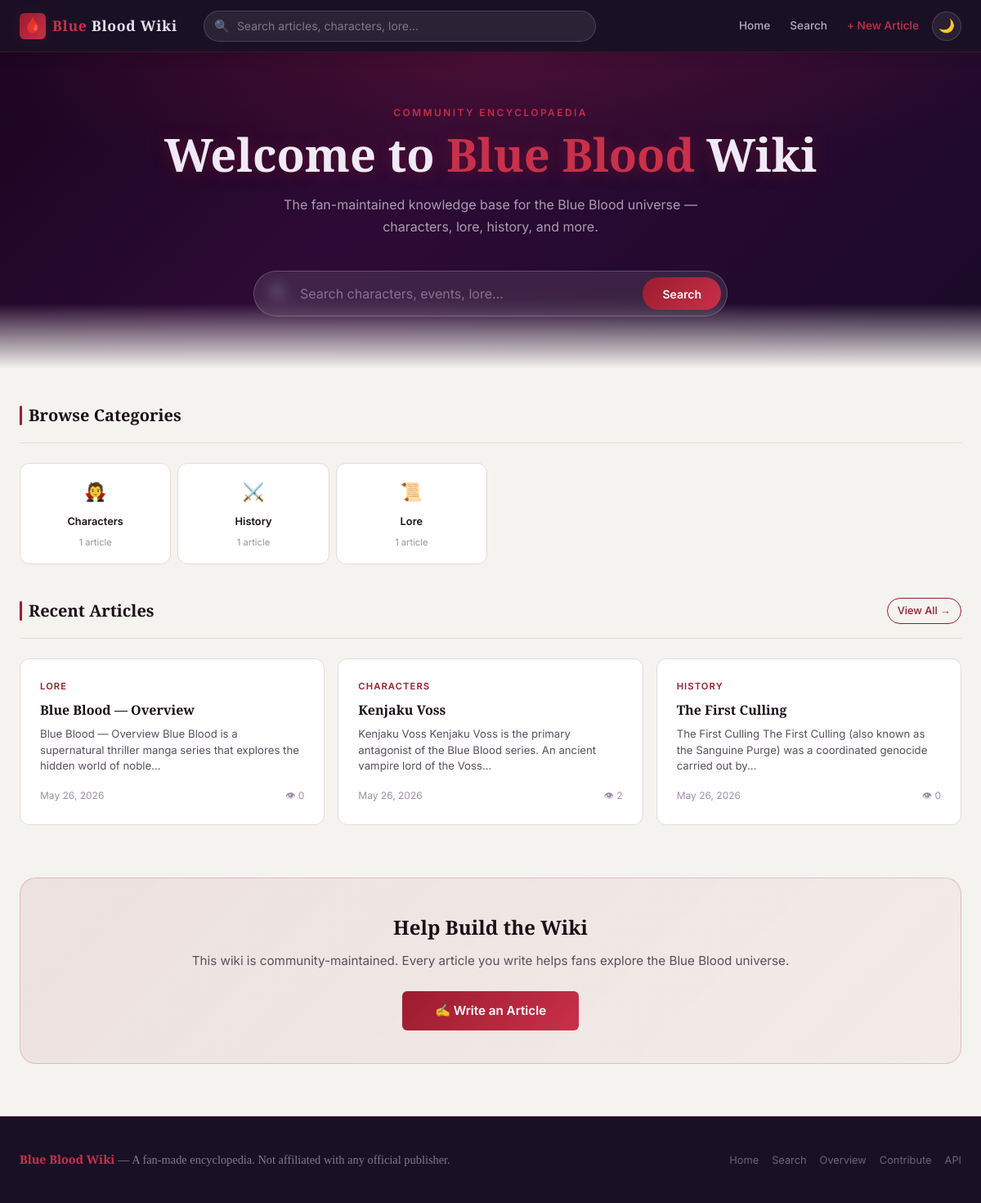
The page / on the database its author committed.
### tables this page shows
CREATE TABLE articles (
                id           INTEGER PRIMARY KEY AUTOINCREMENT,
                slug         TEXT    NOT NULL UNIQUE,
                title        TEXT    NOT NULL,
                content      TEXT    NOT NULL DEFAULT '',
                html_content TEXT    NOT NULL DEFAULT '',
                tags         TEXT    NOT NULL DEFAULT '',
                category     TEXT    NOT NULL DEFAULT 'General',
                view_count   INTEGER NOT NULL DEFAULT 0,
                created_at   TEXT    NOT NULL,
                updated_at   TEXT    NOT NULL
            );

### backend/routes/pages.py (the view)
@router.get("/", response_class=HTMLResponse)
async def homepage(request: Request):
    recent_articles = await crud.get_recent_articles(limit=12)
    categories = await crud.get_categories()
    return templates.TemplateResponse(
        "index.html",
        {
            "request": request,
            "recent_articles": recent_articles,
            "categories": categories,
            "page_title": "Blue Blood Wiki — Home",
        },
    )

### templates/index.html (shortened to what this page needs)
{% extends "base.html" %}
{% block content %}
<section class="hero" aria-label="Search the wiki">
  <p class="hero__eyebrow">Community Encyclopaedia</p>
  <h1 class="hero__title">Welcome to <em>Blue Blood</em> Wiki</h1>
  <p class="hero__subtitle">
    The fan-maintained knowledge base for the Blue Blood universe —<br>
    characters, lore, history, and more.
  </p>
  <div class="hero__search" role="search" aria-label="Main search">
    <span class="hero__search-icon" aria-hidden="true">🔍</span>
    <input
      id="hero-search-input"
      class="hero__search-input"
      type="search"
      placeholder="Search characters, events, lore…"
      autocomplete="off"
      autocorrect="off"
      spellcheck="false"
      aria-label="Search wiki"
      data-search-input
      data-search-dropdown="hero-search-dropdown"
      data-search-base-url="/search"
    >
    <button
      class="hero__search-btn"
      id="hero-search-btn"
      aria-label="Submit search"
      onclick="if(document.getElementById('hero-search-input').value.trim()){window.location='/search?q='+encodeURIComponent(document.getElementById('hero-search-input').value.trim())}"
    >Search</button>
  </div>
</section>
<div class="container" style="padding-top: var(--space-xl); padding-bottom: var(--space-2xl);">
  <section aria-labelledby="categories-heading" class="mb-xl">
    <div class="section-header">
      <h2 class="section-title" id="categories-heading">Browse Categories</h2>
    </div>
    {% if categories %}
    <div class="categories-grid">
      {% set category_icons = {
        'Characters': '🧛',
        'Lore': '📜',
        'History': '⚔️',
        'Locations': '🗺️',
        'Factions': '🏰',
        'Abilities': '✨',
        'Items': '💎',
        'General': '📖',
        'Events': '📅',
        'Creatures': '🐺'
      } %}
      {% for cat in categories %}
      <a href="/category/{{ cat.category | urlencode }}" class="category-badge" id="cat-badge-{{ loop.index }}">
        <span class="category-badge__icon" aria-hidden="true">{{ category_icons.get(cat.category, '📂') }}</span>
        <span class="category-badge__name">{{ cat.category }}</span>
        <span class="category-badge__count">{{ cat.article_count }} article{% if cat.article_count != 1 %}s{% endif %}</span>
      </a>
      {% endfor %}
    </div>
    {% else %}
    <div class="empty-state">
      <div class="empty-state__icon">📂</div>
      <p class="empty-state__title">No categories yet</p>
      <p class="empty-state__desc">Create your first article to get started.</p>
    </div>
    {% endif %}
  </section>
  <section aria-labelledby="recent-heading">
    <div class="section-header">
      <h2 class="section-title" id="recent-heading">Recent Articles</h2>
      <a href="/search" class="section-link" id="view-all-link">View All →</a>
    </div>
    {% if recent_articles %}
    <div class="articles-grid">
      {% for article in recent_articles %}
      {% set tag_list = article.tags.split(',') if article.tags else [] %}
      <a
        href="/wiki/{{ article.slug }}"
        class="article-card"
        id="article-card-{{ article.id }}"
        aria-label="Read {{ article.title }}"
      >
        <span class="article-card__category">{{ article.category }}</span>
        <h3 class="article-card__title">{{ article.title }}</h3>
        <p class="article-card__excerpt">
          {{ article.content | replace('#', '') | replace('*', '') | replace('_', '') | truncate(120) }}
        </p>
        <div class="article-card__footer">
          <span class="article-card__date">{{ article.updated_at | format_date }}</span>
          <span class="article-card__views">👁 {{ article.view_count }}</span>
        </div>
      </a>
      {% endfor %}
    </div>
    {% endif %}
  </section>
  {% if recent_articles %}
  <div style="
    margin-top: var(--space-2xl);
    padding: var(--space-xl) var(--space-lg);
    background: linear-gradient(135deg, rgba(155,28,46,0.08), rgba(155,28,46,0.03));
    border: 1px solid rgba(155,28,46,0.2);
    border-radius: var(--radius-lg);
    text-align: center;
  ">
    <h2 style="font-family: var(--font-display); font-size: 1.5rem; margin-bottom: var(--space-sm);">
      Help Build the Wiki
    </h2>
    <p style="color: var(--text-secondary); margin-bottom: var(--space-lg); font-size: 0.95rem;">
      This wiki is community-maintained. Every article you write helps fans explore the Blue Blood universe.
    </p>
    <a href="/wiki/new-article/edit" class="btn btn--primary btn--lg" id="contribute-btn">✍️ Write an Article</a>
  </div>
  {% endif %}
</div>
{% endblock %}

### templates/base.html (shortened to what this page needs)
<!DOCTYPE html>
<html lang="en" data-theme="light">
<head>
  <link rel="stylesheet" href="{{ url_for('static', path='css/wiki.css') }}">
</head>
<body>
  <nav class="nav" role="navigation" aria-label="Main navigation">
    <div class="nav__brand">
      <a href="/" class="nav__brand" id="nav-home-link" aria-label="Blue Blood Wiki Home">
        <div class="nav__logo-icon" aria-hidden="true">🩸</div>
        <span class="nav__title"><span>Blue</span> Blood Wiki</span>
      </a>
    </div>
    <div class="nav__search">
      <span class="nav__search-icon" aria-hidden="true">🔍</span>
      <input
        id="nav-search-input"
        class="nav__search-input"
        type="search"
        placeholder="Search articles, characters, lore…"
        autocomplete="off"
        autocorrect="off"
        spellcheck="false"
        aria-label="Search wiki articles"
        data-search-input
        data-search-dropdown="nav-search-dropdown"
        data-search-base-url="/search"
      >
    </div>
    <div class="nav__actions">
      <a href="/" class="nav__link" id="nav-link-home">Home</a>
      <a href="/search" class="nav__link" id="nav-link-search">Search</a>
      <a href="/wiki/new-article/edit" class="nav__link" id="nav-link-new" style="color: var(--accent-secondary);">+ New Article</a>
      <button
        class="btn-theme"
        id="theme-toggle-btn"
        data-theme-toggle
        aria-label="Switch theme"
        title="Toggle dark/light mode"
      >🌙</button>
    </div>
  </nav>
  <main class="page-wrapper" id="main-content">
    {% block content %}{% endblock %}
  </main>
  <footer class="footer" role="contentinfo">
    <div class="footer__inner">
      <div class="footer__brand">
        <strong>Blue Blood Wiki</strong> — A fan-made encyclopedia. Not affiliated with any official publisher.
      </div>
      <nav class="footer__links" aria-label="Footer navigation">
        <a href="/">Home</a>
        <a href="/search">Search</a>
        <a href="/wiki/blue-blood-overview">Overview</a>
        <a href="/wiki/new-article/edit">Contribute</a>
        <a href="/api/docs">API</a>
      </nav>
    </div>
  </footer>
</body>
</html>

### rows shown on the page
articles: get "📜", category "Lore", article_count "1", category "LORE", title "Blue Blood — Overview", content "Blue Blood — Overview Blue Blood is a supernatural thriller manga series that explores the hidden world of noble...", updated_at "May 26, 2026", view_count "0"
articles: category "CHARACTERS", title "Kenjaku Voss", content "Kenjaku Voss Kenjaku Voss is the primary antagonist of the Blue Blood series. An ancient vampire lord of the Voss...", updated_at "May 26, 2026", view_count "2"
articles: category "HISTORY", title "The First Culling", content "The First Culling The First Culling (also known as the Sanguine Purge) was a coordinated genocide carried out by...", updated_at "May 26, 2026", view_count "0"

### other values the page prints
{{ category_icons.get(cat.category, '📂') }} "🧛" "⚔️"
{{ cat.category }} "Characters" "History"
{{ cat.article_count }} "1" "1"
